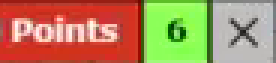
#> input picture samples/buy_in_loss.png, 92 x 21 px (shown 3 times larger)
$ python -i color.py   (imports and definitions only)
#> lines starting #> are read from the running program, lines starting #| are printed output that depends on the picture; after the words box and inside, x2 and y2 are one past the last pixel; in counts of white or black regions, pixels touching at a corner belong together
#> further down, picture is the input picture: shape (21, 92, 3); mean B, G, R 93.2, 137.4, 177
import cv2
import numpy as np
# from main import Print
# from std_out import Print,play_error_sound,log_exception
import math

def red_percentage(image, lower_red1=(0, 70, 50), upper_red1=(10, 255, 255),
                   lower_red2=(170, 70, 50), upper_red2=(180, 255, 255)):
    """
    Returns the percentage of the image that is red.

    Parameters:
        image (np.array): BGR image (as read by cv2).
        lower_red1, upper_red1: Lower and upper HSV bounds for first red range.
        lower_red2, upper_red2: Lower and upper HSV bounds for second red range.

    Returns:
        float: Percentage of red pixels in the image (0 to 100).
    """
#> called with lower_red1 = (0, 70, 50), upper_red1 = (10, 255, 255), lower_red2 = (170, 70, 50), upper_red2 = (180, 255, 255)
    hsv = cv2.cvtColor(image, cv2.COLOR_BGR2HSV)
#> hsv: shape (21, 92, 3); mean H, S, V 29.9, 136.5, 202.2

    # Red can span two ranges in HSV
    mask1 = cv2.inRange(hsv, lower_red1, upper_red1)
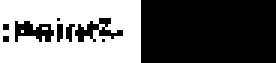
#> mask1: shape (21, 92) (shown 3 times larger); 43.7% white; 3 white regions (2 under 20 px), largest, box (x1, y1, x2, y2) and area: (0, 0, 47, 21) 841
    mask2 = cv2.inRange(hsv, lower_red2, upper_red2)
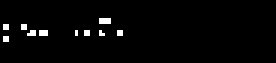
#> mask2: shape (21, 92) (shown 3 times larger); 2.3% white in thin lines or dots, all inside (x1, y1, x2, y2) = (1, 6, 41, 14)

    red_mask = cv2.bitwise_or(mask1, mask2)
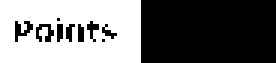
#> red_mask: shape (21, 92) (shown 3 times larger); 46% white; 1 white region, box (x1, y1, x2, y2) and area: (0, 0, 47, 21) 888
    red_pixels = cv2.countNonZero(red_mask)
#> red_pixels = 888
    total_pixels = image.shape[0] * image.shape[1]
#> total_pixels = 1932

    percent_red = (red_pixels / total_pixels) * 100
#> percent_red = 45.96
    return percent_red


# [20 lines left out: function orange_percentage, not called in this run]


def gray_percentage(image, lower_gray = (0, 0, 0), upper_gray=(180, 50, 220)):
    """
    Returns the percentage of the image that is gray based on HSV value range.

    Parameters:
        image (np.array): BGR image.
        lower_gray, upper_gray: HSV bounds to define gray color.

    Returns:
        float: Percentage of gray pixels.
    """
#> called with lower_gray = (0, 0, 0), upper_gray = (180, 50, 220)
    hsv = cv2.cvtColor(image, cv2.COLOR_BGR2HSV)
    gray_mask = cv2.inRange(hsv, np.array(lower_gray), np.array(upper_gray))
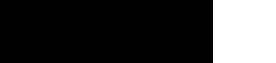
#> gray_mask: shape (21, 92) (shown 3 times larger); 22.8% white; 1 white region, box (x1, y1, x2, y2) and area: (71, 0, 92, 21) 441
    gray_pixels = cv2.countNonZero(gray_mask)
#> gray_pixels = 441
    total_pixels = image.shape[0] * image.shape[1]
#> total_pixels = 1932

    return ((gray_pixels / total_pixels) * 100) + 15

def green_percentage(image, lower_green=(35, 40, 40), upper_green=(85, 255, 255)):
    """
    Returns the percentage of the image that is green.

    Parameters:
        image (np.array): BGR image.
        lower_green, upper_green: HSV bounds for green.

    Returns:
        float: Percentage of green pixels.
    """
#> called with lower_green = (35, 40, 40), upper_green = (85, 255, 255)
    hsv = cv2.cvtColor(image, cv2.COLOR_BGR2HSV)
    green_mask = cv2.inRange(hsv, np.array(lower_green), np.array(upper_green))
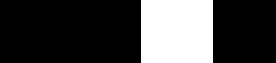
#> green_mask: shape (21, 92) (shown 3 times larger); 26.1% white; 1 white region, box (x1, y1, x2, y2) and area: (47, 0, 71, 21) 504
    green_pixels = cv2.countNonZero(green_mask)
#> green_pixels = 504
    total_pixels = image.shape[0] * image.shape[1]
#> total_pixels = 1932
    return (green_pixels / total_pixels) * 100

# [20 lines left out: function blue_percentage, not called in this run]


def process_color(image):
    """
    Processes the image to calculate the percentage of red, gray, and green colors.

    Parameters:
        image (np.array): BGR image.

    Returns:
        dict: Dictionary with percentages of red, gray, and green.
    """
    return {
        "red": red_percentage(image),
        "gray": gray_percentage(image),
        "green": green_percentage(image)
    }

import cv2
import numpy as np
from collections import Counter
from PIL import Image
import os


import cv2
import numpy as np
from collections import Counter
from PIL import Image
import os

# [73 lines left out: functions is_gray_hsv, _most_common_color_from_array, _black_white_percentage, _hsv_from_rgb, not called in this run]

import cv2
import numpy as np

# [448 lines left out: functions count_grey_pixels, count_blue_hue_pixels, is_hue_in_range, is_gray, get_base_widths, verify_trade_object_colors and 4 more, not called in this run]


# [15 lines of commented-out code are left out]

# [6 lines not run here, left out]

>>> import cv2
>>> picture = cv2.imread('samples/buy_in_loss.png')
>>> result = process_color(picture)
#> result = {'red': 45.96, 'gray': 37.83, 'green': 26.09}

$ run again, on samples/sell_in_loss.png
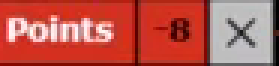
#> input picture samples/sell_in_loss.png, 93 x 22 px (shown 3 times larger)
#> picture is the input picture: shape (22, 93, 3); mean B, G, R 78.9, 88.2, 187.6
#> hsv: shape (22, 93, 3); mean H, S, V 27.4, 147.1, 187.9
#> in red_percentage, `mask1 = cv2.inRange(hsv, lower_red1, upper_red1)`:
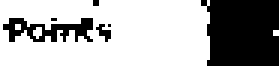
#> mask1: shape (22, 93) (shown 3 times larger); 67.5% white; 6 black regions (4 under 20 px), largest, box (x1, y1, x2, y2) and area: (67, 0, 93, 22) 514, (1, 6, 31, 14) 128
#> mask2: shape (22, 93); 1.6% white in thin lines or dots, all inside (x1, y1, x2, y2) = (1, 0, 70, 12)
#> red_mask: shape (22, 93); 69.1% white; 6 black regions (3 under 20 px), largest, box (x1, y1, x2, y2) and area: (69, 0, 93, 22) 504, (3, 6, 19, 14) 69, (20, 6, 31, 14) 41
#> red_pixels = 1414
#> percent_red = 69.11
#> in gray_percentage, `gray_mask = cv2.inRange(hsv, np.array(lower_gray), np.array(upper_gray))`:
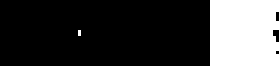
#> gray_mask: shape (22, 93) (shown 3 times larger); 24.3% white; 2 white regions (1 under 20 px), largest, box (x1, y1, x2, y2) and area: (70, 0, 93, 22) 496
#> gray_pixels = 498
#> green_mask: shape (22, 93); every value is 0
#> green_pixels = 0
#> result = {'red': 69.11, 'gray': 39.34, 'green': 0}
